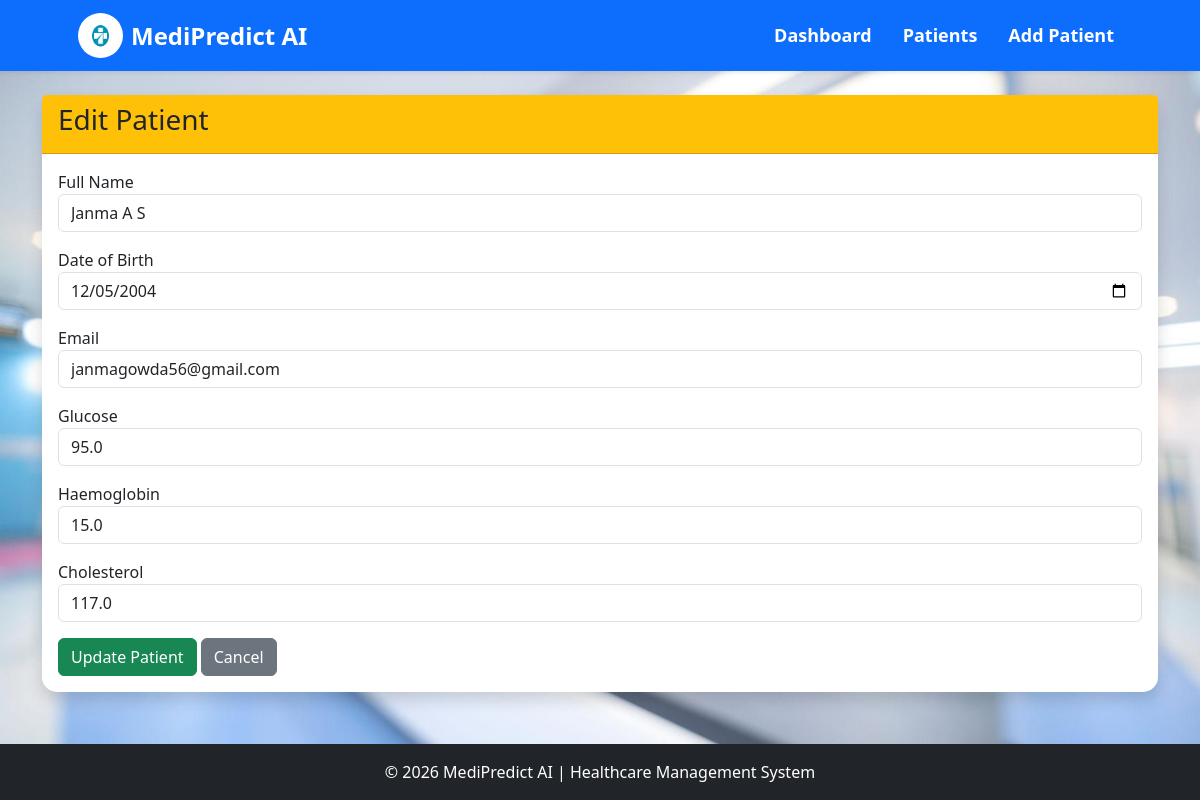
/edit_patient/5, run on the app's committed database.
### tables this page shows
CREATE TABLE patients (

        id INTEGER PRIMARY KEY AUTOINCREMENT,

        full_name TEXT NOT NULL,

        dob DATE NOT NULL,

        email TEXT NOT NULL,

        glucose REAL NOT NULL,

        haemoglobin REAL NOT NULL,

        cholesterol REAL NOT NULL,

        risk_level TEXT,

        remarks TEXT,

        created_at TIMESTAMP DEFAULT CURRENT_TIMESTAMP

    );

### app.py (the view, shortened to what this page needs)
@app.route("/edit_patient/<int:id>", methods=["GET", "POST"])
def edit_patient(id):
    conn = get_db_connection()
    patient = conn.execute(
        "SELECT * FROM patients WHERE id=?",
        (id,)
    ).fetchone()
    conn.close()
    return render_template(
        "edit_patient.html",
        patient=patient
    )

### app.py (called while the page is built)
def get_db_connection():
    conn = sqlite3.connect(DATABASE)
    conn.row_factory = sqlite3.Row
    return conn

### templates/edit_patient.html
{% extends 'base.html' %}
{% block content %}
<div class="container mt-4">
    <div class="card shadow">
        <div class="card-header bg-warning">
            <h3>Edit Patient</h3>
        </div>
        <div class="card-body">
            <form method="POST">
                <div class="mb-3">
                    <label>Full Name</label>
                    <input type="text"
                           name="full_name"
                           class="form-control"
                           value="{{ patient.full_name }}"
                           required>
                </div>
                <div class="mb-3">
                    <label>Date of Birth</label>
                    <input type="date"
                           name="dob"
                           class="form-control"
                           value="{{ patient.dob }}"
                           required>
                </div>
                <div class="mb-3">
                    <label>Email</label>
                    <input type="email"
                           name="email"
                           class="form-control"
                           value="{{ patient.email }}"
                           required>
                </div>
                <div class="mb-3">
                    <label>Glucose</label>
                    <input type="number"
                           step="0.1"
                           name="glucose"
                           class="form-control"
                           value="{{ patient.glucose }}"
                           required>
                </div>
                <div class="mb-3">
                    <label>Haemoglobin</label>
                    <input type="number"
                           step="0.1"
                           name="haemoglobin"
                           class="form-control"
                           value="{{ patient.haemoglobin }}"
                           required>
                </div>
                <div class="mb-3">
                    <label>Cholesterol</label>
                    <input type="number"
                           step="0.1"
                           name="cholesterol"
                           class="form-control"
                           value="{{ patient.cholesterol }}"
                           required>
                </div>
                <button type="submit"
                        class="btn btn-success">
                    Update Patient
                </button>
                <a href="{{ url_for('patients') }}"
                   class="btn btn-secondary">
                    Cancel
                </a>
            </form>
        </div>
    </div>
</div>
{% endblock %}

### static/css/style.css (style rules this page uses)
body { background-image: url("../images/bg.jpg"); background-size: cover; background-position: center; background-repeat: no-repeat; background-attachment: fixed; min-height: 100vh; }
.card { border:none; border-radius:15px; }
.card-header { font-weight:bold; }
.container { position:relative; z-index:2; }
html, body { height:100%; }
body { display:flex; flex-direction:column; }

### data on the page
patients: full_name "Janma A S", dob "12/05/2004", email "janmagowda56@gmail.com", glucose "95.0", haemoglobin "15.0", cholesterol "117.0"
